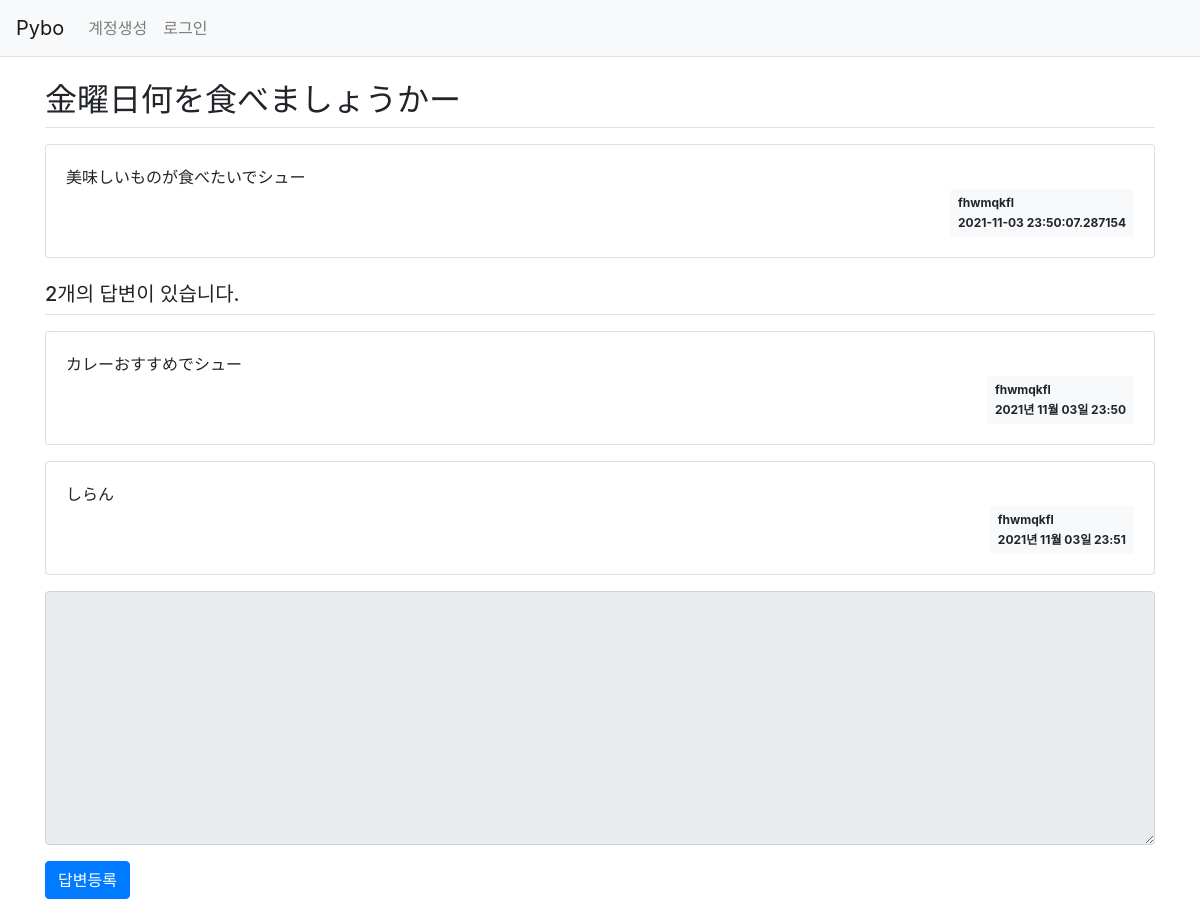
Page /question/detail/301/ on the committed database.
### pybo/models.py (models this page shows)
class Question(db.Model):
    id = db.Column(db.Integer, primary_key=True)
    subject = db.Column(db.String(200), nullable=False)
    content = db.Column(db.Text(), nullable=False)
    create_date = db.Column(db.DateTime(), nullable=False)
    user_id = db.Column(db.Integer, db.ForeignKey('user.id', ondelete='CASCADE'), nullable=False)
    user = db.relationship('User', backref=db.backref('question_set'))
    modify_date = db.Column(db.DateTime(), nullable=True)

class User(db.Model):
    id = db.Column(db.Integer, primary_key=True)
    username = db.Column(db.String(150), unique=True, nullable=False)
    password = db.Column(db.String(200), nullable=False)
    email = db.Column(db.String(120), unique=True, nullable=False)

class Answer(db.Model):
    id = db.Column(db.Integer, primary_key=True)
    question_id = db.Column(db.Integer, db.ForeignKey('question.id', ondelete='CASCADE'))
    question = db.relationship('Question', backref=db.backref('answer_set'))
    content = db.Column(db.Text(), nullable=False)
    create_date = db.Column(db.DateTime(), nullable=False)
    user_id = db.Column(db.Integer, db.ForeignKey('user.id', ondelete='CASCADE'), nullable=False)
    user = db.relationship('User', backref=db.backref('answer_set'))
    modify_date = db.Column(db.DateTime(), nullable=True)

### pybo/views/question_views.py (the view)
@bp.route('/detail/<int:question_id>/')
def detail(question_id):
    form = AnswerForm()
    question = Question.query.get_or_404(question_id)
    return render_template('question/question_detail.html', question=question, form=form)

### pybo/forms.py
class AnswerForm(FlaskForm):
    content = TextAreaField('내용', validators=[DataRequired('내용은 필수입력 항목입니다.')])

### pybo/filter.py (called while the page is built)
def format_datetime(value, fmt='%Y년 %m월 %d일 %H:%M'):
    return value.strftime(fmt)

### pybo/views/auth_views.py (called while the page is built)
@bp.before_app_request
def load_logged_in_user():
    user_id = session.get('user_id')
    if user_id is None:
        g.user = None
    else:
        g.user = User.query.get(user_id)

### pybo/templates/question/question_detail.html (shortened to what this page needs)
{% extends 'base.html' %}
{% block content %}
<div class="container my-3">
    <h2 class="border-bottom py-2">{{ question.subject }}</h2>
    <div class="card my-3">
        <div class="card-body">
            <div class="card-text" style="white-space: pre-line;">{{ question.content }}</div>
            <div class="d-flex justify-content-end">
                <div class="badge badge-light p-2 text-left">
                    <div class="mb-2">{{ question.user.username }}</div>
                    <div>{{ question.create_date }}</div>
                </div>
            </div>
        </div>
    </div>
    <h5 class="border-bottom my-3 py-2">{{ question.answer_set|length }}개의 답변이 있습니다.</h5>
    {% for answer in question.answer_set %}
    <div class="card my-3">
        <div class="card-body">
            <div class="card-text" style="white-space: pre-line;">{{ answer.content }}</div>
            <div class="d-flex justify-content-end">
                <div class="badge badge-light p-2 text-left">
                    <div class="mb-2">{{ answer.user.username }}</div>
                    <div>{{ answer.create_date|datetime }}</div>
                </div>
            </div>
        </div>
    </div>
    {% endfor %}
    <form action="{{ url_for('answer.create', question_id=question.id) }}" method="post" class="my-3">
        <div class="form-group">
            <textarea {% if not g.user %}disabled{% endif %}
                      name="content" id="content" class="form-control" rows="10"></textarea>
        </div>
        <input type="submit" value="답변등록" class="btn btn-primary">
    </form>
</div>
{% endblock %}

### rows in the picture
Question: subject "金曜日何を食べましょうかー", content "美味しいものが食べたいでシュー", create_date "2021-11-03 23:50:07.287154"
User: user.username "fhwmqkfl"
Answer: content "カレーおすすめでシュー", user.username "fhwmqkfl", create_date "2021년 11월 03일 23:50"
Answer: content "しらん", user.username "fhwmqkfl", create_date "2021년 11월 03일 23:51"

### other values in the picture
{{ question.answer_set|length }} "2"
